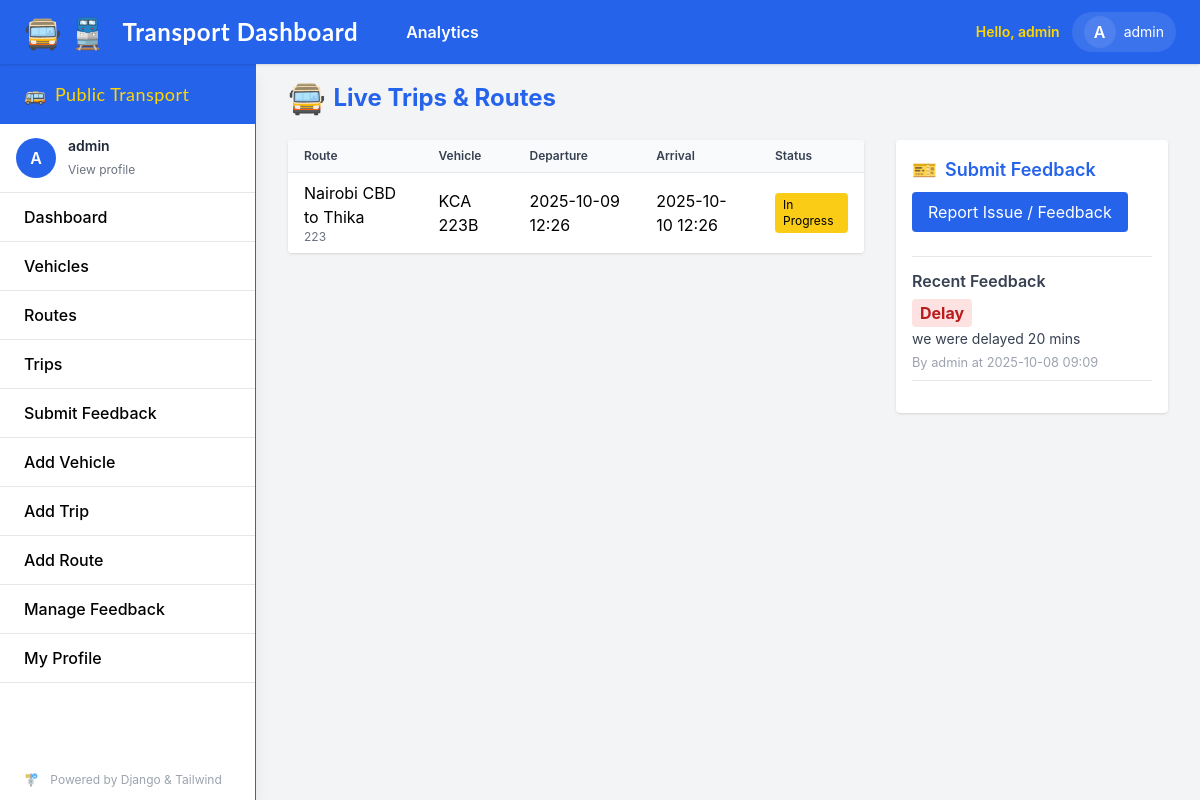
Before: / (signed in) with the older database file.
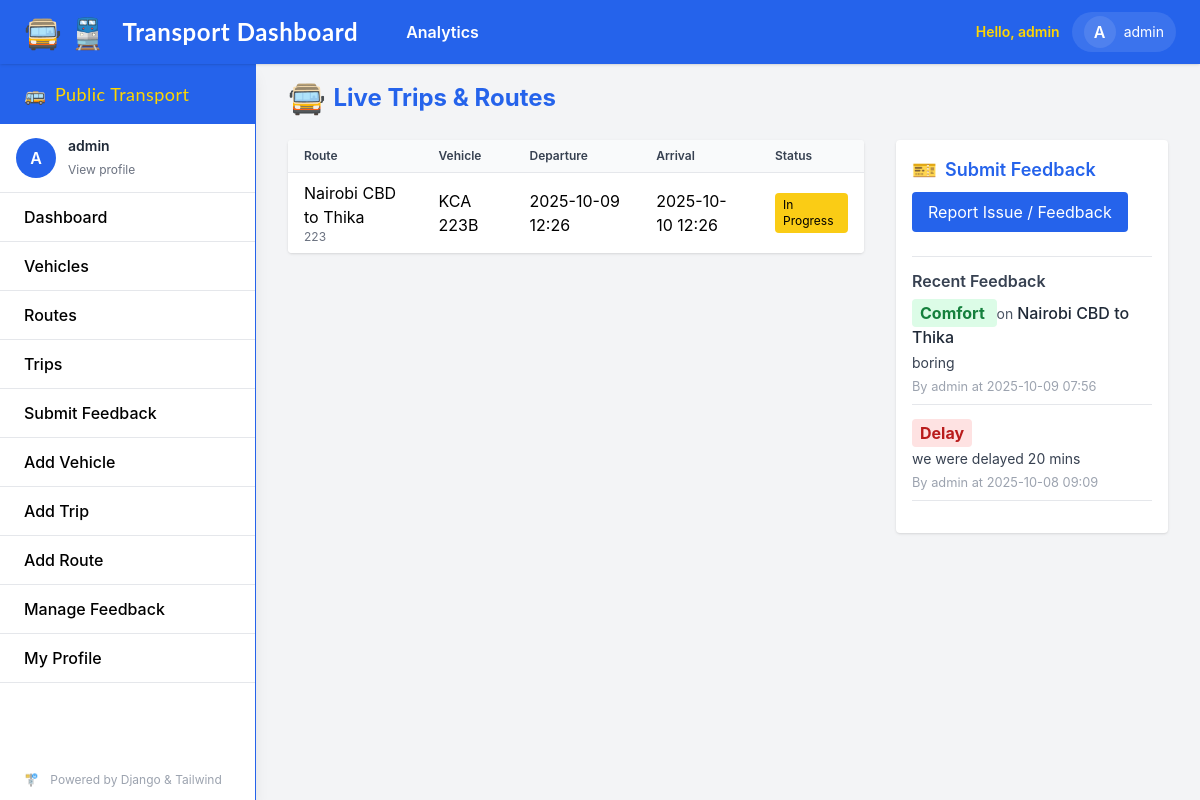
After: the same page with the newer database file.
### transport/models.py (models this page shows, shortened)
class Trip(models.Model):
    route = models.ForeignKey(Route, on_delete=models.CASCADE)
    vehicle = models.ForeignKey(Vehicle, on_delete=models.SET_NULL, null=True)
    scheduled_departure = models.DateTimeField()
    scheduled_arrival = models.DateTimeField()
    actual_departure = models.DateTimeField(null=True, blank=True)
    actual_arrival = models.DateTimeField(null=True, blank=True)
    timetable = models.ForeignKey(Timetable, on_delete=models.SET_NULL, null=True, blank=True)
    available_seats = models.PositiveIntegerField(default=0)

class Route(models.Model):
    name = models.CharField(max_length=100)
    code = models.CharField(max_length=20, unique=True)
    description = models.TextField(blank=True)
    active = models.BooleanField(default=True)

class Vehicle(models.Model):
    VEHICLE_TYPE_CHOICES = (
        ('bus', 'Bus'),
        ('train', 'Train'),
    )
    code = models.CharField(max_length=20, unique=True)
    vehicle_type = models.CharField(max_length=10, choices=VEHICLE_TYPE_CHOICES)
    capacity = models.PositiveIntegerField()
    active = models.BooleanField(default=True)
    assigned_routes = models.ManyToManyField(Route, related_name='vehicles', blank=True)

class Feedback(models.Model):
    user = models.ForeignKey(User, on_delete=models.SET_NULL, null=True, blank=True)
    submitted_at = models.DateTimeField(auto_now_add=True)
    route = models.ForeignKey(Route, on_delete=models.SET_NULL, null=True, blank=True)
    trip = models.ForeignKey(Trip, on_delete=models.SET_NULL, null=True, blank=True)
    category = models.CharField(max_length=50, choices=[
        ("delay", "Delay"),
        ("comfort", "Comfort"),
        ("cleanliness", "Cleanliness"),
        ("other", "Other"),
    ], default="other")
    description = models.TextField()
    resolved = models.BooleanField(default=False)

### transport/views.py (the view)
# urls.py: path('', DashboardView.as_view(), name='dashboard'),
class DashboardView(LoginRequiredMixin, ListView):
    model = Trip
    template_name = 'dashboard/dashboard.html'
    context_object_name = 'trips'
    paginate_by = 20
    def get_queryset(self):
        return Trip.objects.order_by('-scheduled_departure')[:20]
    def get_context_data(self, **kwargs):
        context = super().get_context_data(**kwargs)
        context['routes'] = Route.objects.filter(active=True)
        context['vehicles'] = Vehicle.objects.filter(active=True)
        context['feedbacks'] = Feedback.objects.order_by('-submitted_at')[:10]
        return context

### transport/templates/dashboard/dashboard.html (shortened to what the changed rows need)
{% extends "base.html" %}
{% block content %}
<div class="flex items-center mb-6 gap-2">
    <h2 class="text-2xl font-bold text-transport-blue">Live Trips &amp; Routes</h2>
</div>
<div class="grid grid-cols-1 md:grid-cols-3 gap-8">
    <div class="md:col-span-2">
        <div class="overflow-x-auto rounded shadow bg-white">
            <table class="min-w-full divide-y divide-gray-200">
                <thead class="bg-gray-50">
                    <tr>
                        <th class="px-4 py-2 text-left text-xs font-semibold text-gray-700">Route</th>
                        <th class="px-4 py-2 text-left text-xs font-semibold text-gray-700">Vehicle</th>
                        <th class="px-4 py-2 text-left text-xs font-semibold text-gray-700">Departure</th>
                        <th class="px-4 py-2 text-left text-xs font-semibold text-gray-700">Arrival</th>
                        <th class="px-4 py-2 text-left text-xs font-semibold text-gray-700">Status</th>
                    </tr>
                </thead>
                <tbody class="bg-white divide-y divide-gray-100">
                    {% for trip in trips %}
                    <tr>
                        <td class="px-4 py-2">
                            {{ trip.route.name }}
                            {% if trip.route.code %}<div class="text-xs text-gray-500">{{ trip.route.code }}</div>{% endif %}
                        </td>
                        <td class="px-4 py-2">
                            {% if trip.vehicle %}
                                {{ trip.vehicle.code }}
                            {% else %}
                                <span class="text-xs text-gray-400">Unassigned</span>
                            {% endif %}
                        </td>
                        <td class="px-4 py-2">{{ trip.scheduled_departure|date:"Y-m-d H:i" }}</td>
                        <td class="px-4 py-2">{{ trip.scheduled_arrival|date:"Y-m-d H:i" }}</td>
                        <td class="px-4 py-2">
                            {% if trip.actual_arrival %}
                                {% if trip.scheduled_arrival and trip.actual_arrival > trip.scheduled_arrival %}
                                    <span class="inline-block px-2 py-1 rounded bg-red-600 text-white text-xs">Delayed</span>
                                {% else %}
                                    <span class="inline-block px-2 py-1 rounded bg-green-600 text-white text-xs">On time</span>
                                {% endif %}
                            {% else %}
                                <span class="inline-block px-2 py-1 rounded bg-yellow-400 text-black text-xs">In Progress</span>
                            {% endif %}
                        </td>
                    </tr>
                    {% empty %}
                    <tr>
                        <td colspan="{% if user.is_authenticated and not user.is_staff %}6{% else %}5{% endif %}" class="px-4 py-4 text-center text-gray-500">No trips available.</td>
                    </tr>
                    {% endfor %}
                </tbody>
            </table>
        </div>
    </div>
    <div>
        <div class="bg-white rounded shadow p-4">
            <ul>
                {% for fb in feedbacks %}
                <li class="mb-4 border-b pb-2">
                    <span class="font-bold px-2 py-1 rounded
                        {% if fb.category == 'delay' %}bg-red-100 text-red-700
                        {% elif fb.category == 'comfort' %}bg-green-100 text-green-700
                        {% elif fb.category == 'cleanliness' %}bg-yellow-100 text-yellow-800
                        {% else %}bg-blue-100 text-blue-700{% endif %}
                    ">
                        {{ fb.get_category_display }}
                    </span>
                    {% if fb.route %}
                        <span class="text-sm text-gray-600"> on </span>
                        <span class="text-gray-800 font-medium">{{ fb.route.name }}</span>
                    {% endif %}
                    <div class="text-gray-700 mt-1 text-sm">{{ fb.description|truncatechars:80 }}</div>
                    <small class="block text-gray-400 mt-1">
                        By
                        {% if fb.user %}
                            {{ fb.user.username }}
                        {% else %}
                            Anonymous
                        {% endif %}
                        at {{ fb.submitted_at|date:"Y-m-d H:i" }}
                    </small>
                </li>
                {% empty %}
                <li class="text-gray-500">No feedback yet.</li>
                {% endfor %}
            </ul>
        </div>
    </div>
</div>
{% endblock %}

Changed rows visible on the page:
added Feedback: category "Comfort", route.name "Nairobi CBD to Thika", description "boring", user.username "admin", submitted_at "2025-10-09 07:56"
